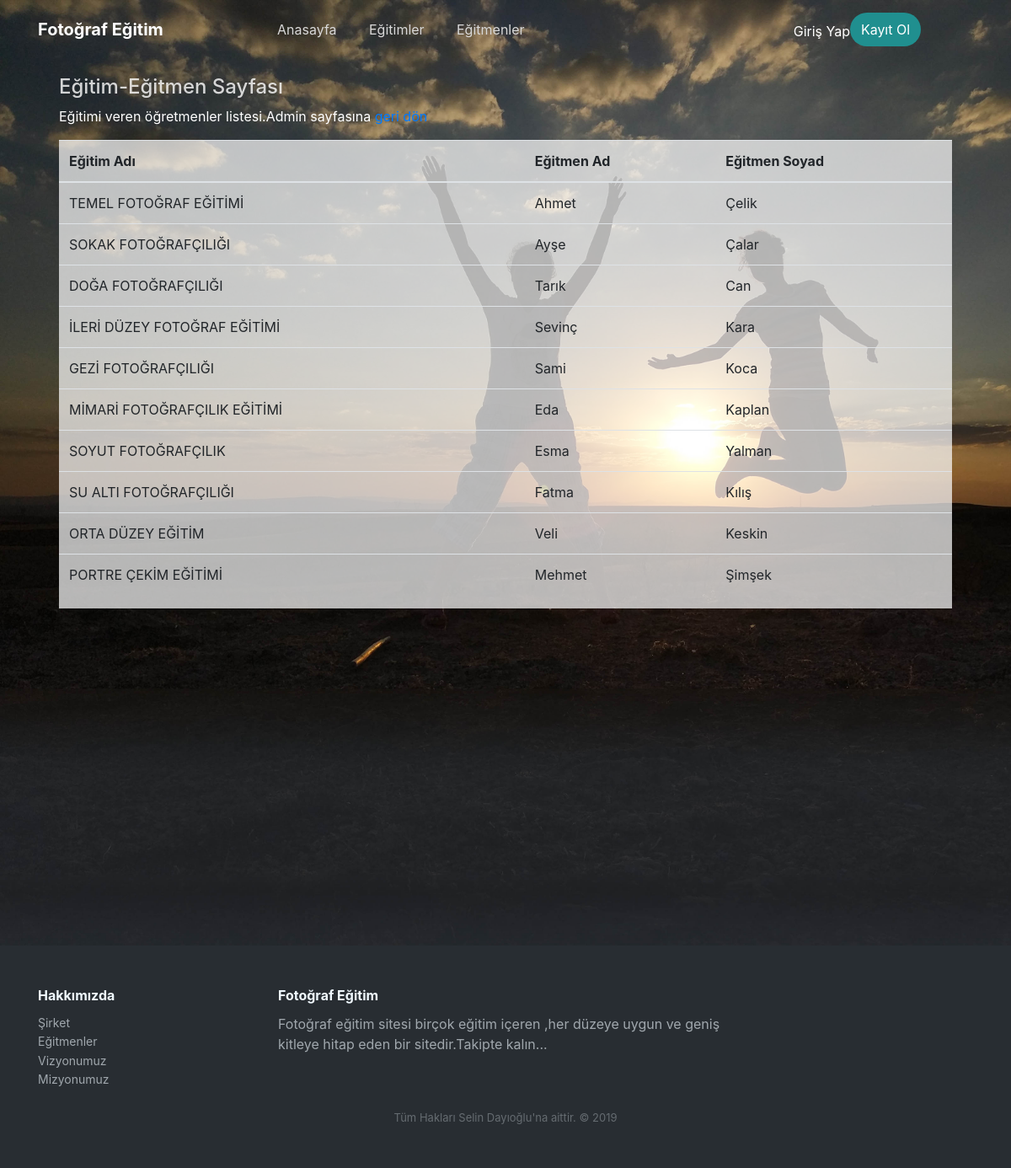
Screenshot of /egitim-egitmen-listele.php with the database file from the repository.
### tables this page shows
CREATE TABLE `egitmenler` (
  `id` int(11) NOT NULL,
  `ad` varchar(50) NOT NULL,
  `soyad` varchar(50) NOT NULL,
  `e_kulad` varchar(50) NOT NULL,
  `sifre` varchar(50) NOT NULL,
  `email` varchar(50) NOT NULL,
  `telefon` varchar(11) NOT NULL,
  `egitmen_bilgi` varchar(10000) NOT NULL,
  `resim` varchar(100) NOT NULL
);

CREATE TABLE `egitimler` (
  `egitim_id` int(11) NOT NULL,
  `egitim_ad` varchar(100) NOT NULL,
  `fiyat` int(10) NOT NULL,
  `resim` varchar(50) NOT NULL,
  `egitmen_id` int(11) NOT NULL,
  `egitim_bilgi` varchar(10000) NOT NULL
);

### egitim-egitmen-listele.php (the view, shortened to what this page needs)
<!DOCTYPE html>
<html>
<head>
    <link rel="stylesheet" href="assets/bootstrap/css/bootstrap.min.css">
    <link rel="stylesheet" href="assets/fonts/font-awesome.min.css">
    <link rel="stylesheet" href="assets/css/styles.css">
    <link rel="stylesheet" href="assets/css/-Team-Rotating-Cards-BS4-.css">
    <link rel="stylesheet" href="assets/css/Article-Cards.css">
    <link rel="stylesheet" href="assets/css/Footer-Dark.css">
    <link rel="stylesheet" href="assets/css/Header-Dark.css">
    <link rel="stylesheet" href="assets/css/Login-Form-Dark.css">
    <link rel="stylesheet" href="assets/css/Profile-Card.css">
    <link rel="stylesheet" href="assets/css/Team-1.css">
    <link rel="stylesheet" href="assets/css/Team-Boxed.css">
    <link rel="stylesheet" href="assets/css/Team-Clean.css">
    <link rel="stylesheet" href="assets/css/Team-with-rotating-cards.css">
    <link rel="stylesheet" href="assets/css/Button-Change-Text-on-Hover.css">
    <link rel="stylesheet" href="assets/css/Team.css">
    <link rel="stylesheet" href="assets/css/Google-Style-Login.css">
    <link rel="stylesheet" href="assets/css/Pretty-Registration-Form.css">
    <?php
	include_once("fonksiyonlar.php");
			?>
</head>
<body>
    <div>
        <div class="header-dark" style="padding-bottom: 400px;">
            <?php
			include_once( "header.php" );
			?>
            <div>
                <form style="margin-right: 70px;margin-left: 70px;margin-top: 20px;">
                    <h1 style="color: rgba(255,255,255,0.8);font-size: 24px;">Eğitim-Eğitmen Sayfası</h1>
                    <p style="color: rgb(255,255,255);">Eğitimi veren öğretmenler listesi.Admin sayfasına<a href="admin.php"> geri dön</a></p>
                        <div class="table-responsive" style="background-color: rgba(255,255,255,0.7);">
                            <table class="table">
                                <thead>
                                    <tr>
                                        <th>Eğitim Adı</th>
                                        <th>Eğitmen Ad</th>
                                        <th>Eğitmen Soyad</th>
                                    </tr>
                                </thead>
                                <tbody>
                               <?php
									$listele=mysqli_query(baglanti(),"SELECT egitmenler.id,egitmenler.ad,egitmenler.soyad, egitimler.egitmen_id,egitimler.egitim_ad FROM egitmenler INNER JOIN egitimler ON egitimler.egitmen_id=egitmenler.id");
									while($liste=mysqli_fetch_array($listele,MYSQLI_BOTH))
			{
                                echo "<tr><td>".$liste['egitim_ad']."</td><td>".$liste['ad']."</td><td>".$liste['soyad']."</td></tr>";
			}
									?>
                           </tbody>
                            </table>
                        </div>
                </form>
            </div>
        </div>
    </div>
   <?php
	include_once( "footer.php" );
	?>
</body>
</html>

### assets/css/Header-Dark.css (style rules this page uses)
.header-dark { background: url(../../assets/img/arkaplan.jpg) #444; background-size: cover; padding-bottom: 80px; }
@media (min-width:768px) { .header-dark { padding-bottom: 120px; } }

### rows the page displays
egitmenler: egitimler.egitim_ad "TEMEL FOTOĞRAF EĞİTİMİ", ad "Ahmet", soyad "Çelik"
egitmenler: egitimler.egitim_ad "SOKAK FOTOĞRAFÇILIĞI", ad "Ayşe", soyad "Çalar"
egitmenler: egitimler.egitim_ad "DOĞA FOTOĞRAFÇILIĞI", ad "Tarık", soyad "Can"
egitmenler: egitimler.egitim_ad "İLERİ DÜZEY FOTOĞRAF EĞİTİMİ", ad "Sevinç", soyad "Kara"
egitmenler: egitimler.egitim_ad "GEZİ FOTOĞRAFÇILIĞI", ad "Sami", soyad "Koca"
egitmenler: egitimler.egitim_ad "MİMARİ FOTOĞRAFÇILIK EĞİTİMİ", ad "Eda", soyad "Kaplan"
egitmenler: egitimler.egitim_ad "SOYUT FOTOĞRAFÇILIK", ad "Esma", soyad "Yalman"
egitmenler: egitimler.egitim_ad "SU ALTI FOTOĞRAFÇILIĞI", ad "Fatma", soyad "Kılış"
egitmenler: egitimler.egitim_ad "ORTA DÜZEY EĞİTİM", ad "Veli", soyad "Keskin"
egitmenler: egitimler.egitim_ad "PORTRE ÇEKİM EĞİTİMİ", ad "Mehmet", soyad "Şimşek"
